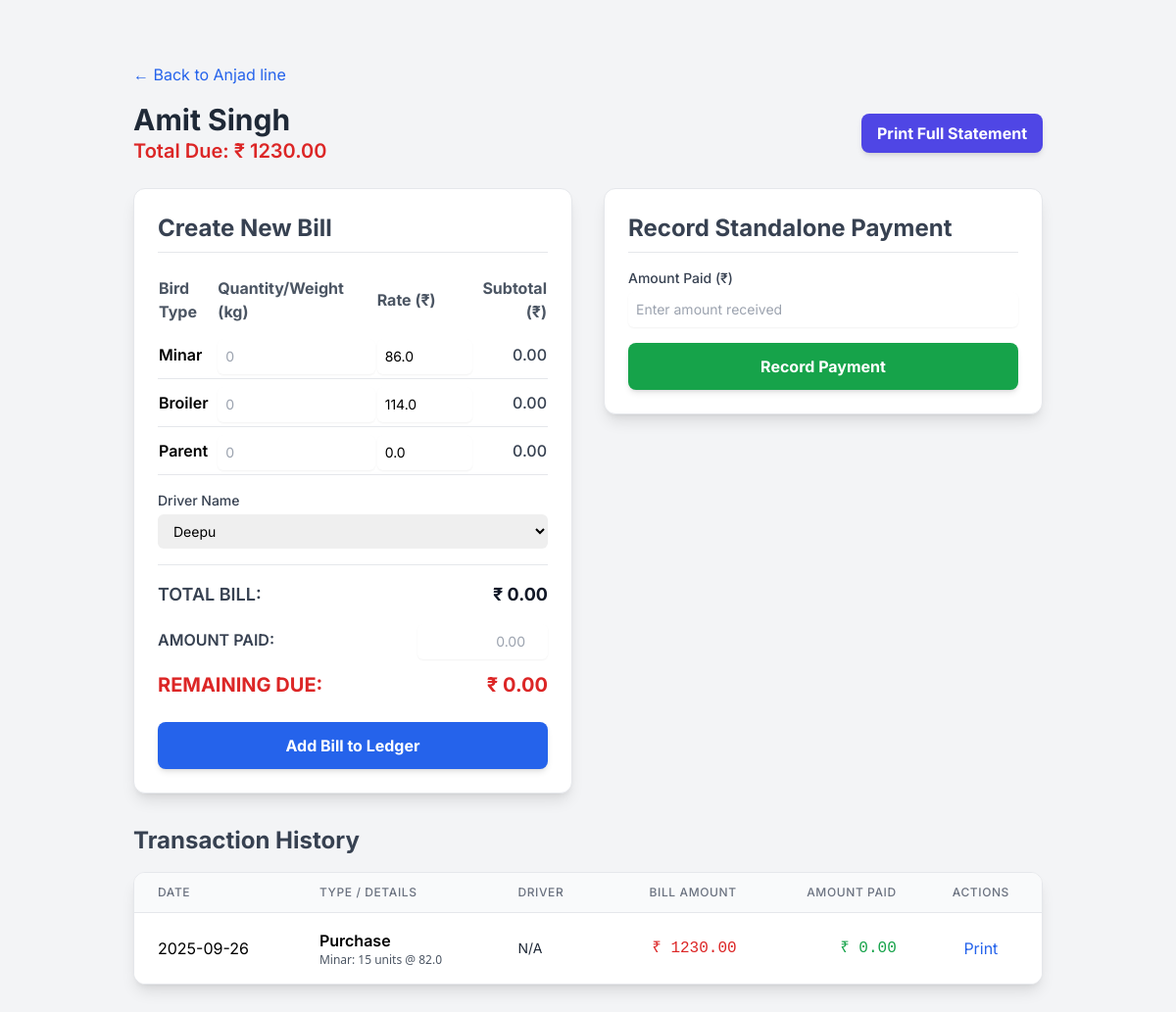
Page /trader/3 on the earlier database version.
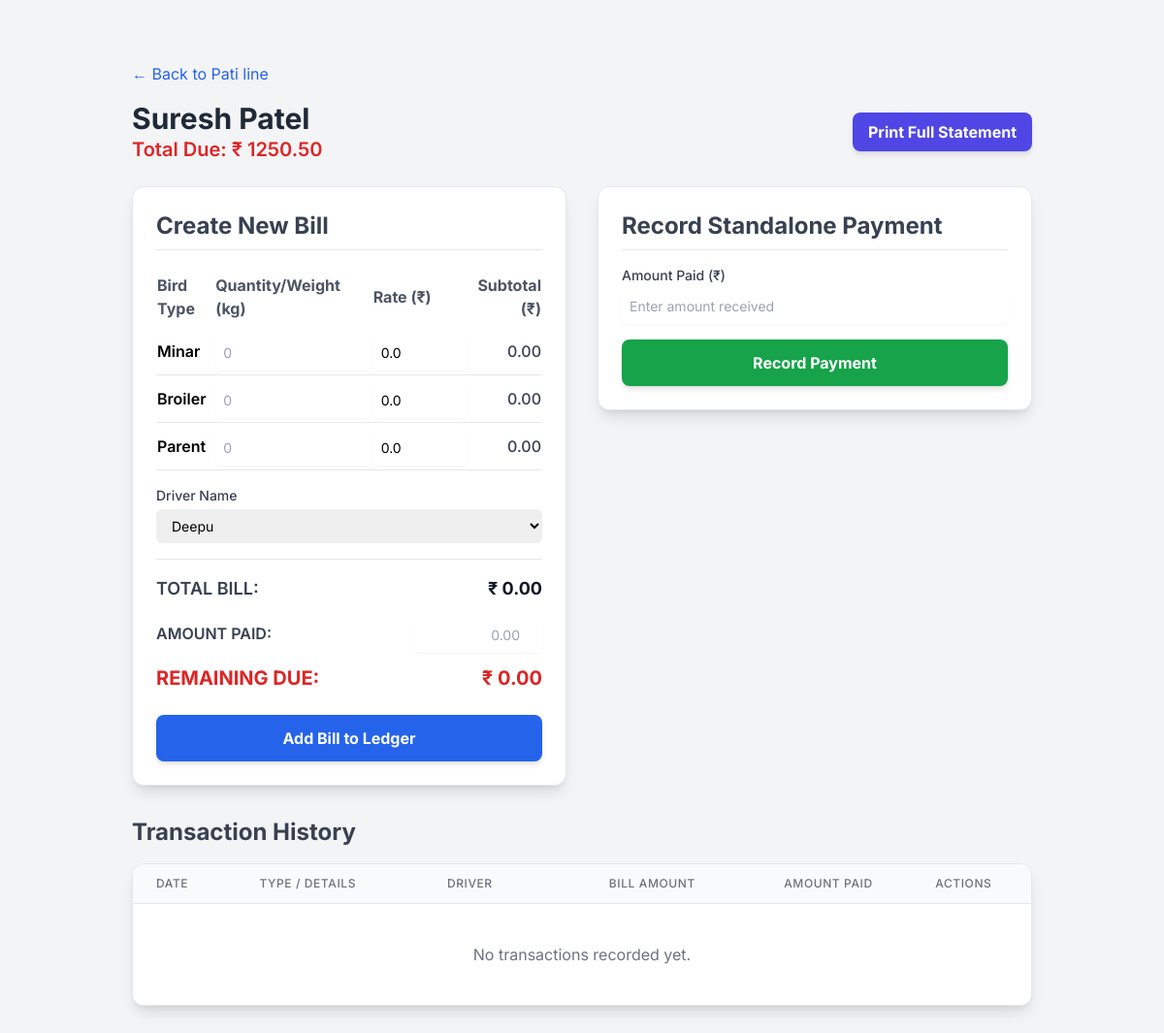
Same page on the later database version.
### tables this page shows
CREATE TABLE traders (
    id INTEGER PRIMARY KEY AUTOINCREMENT,
    name TEXT NOT NULL,
    line TEXT NOT NULL,
    total_debt REAL NOT NULL DEFAULT 0.0
);

CREATE TABLE daily_rates (
    id INTEGER PRIMARY KEY AUTOINCREMENT,
    date TEXT NOT NULL,
    line TEXT NOT NULL,
    bird_type TEXT NOT NULL,
    rate REAL NOT NULL
);

CREATE TABLE transactions (
    id INTEGER PRIMARY KEY AUTOINCREMENT,
    trader_id INTEGER,
    type TEXT NOT NULL, -- 'Purchase' or 'Payment'
    date TEXT NOT NULL,
    details TEXT,
    driver_name TEXT, -- This is the new column
    total_amount REAL,
    amount_paid REAL,
    FOREIGN KEY (trader_id) REFERENCES traders (id)
);

### app.py (the view)
@app.route('/trader/<int:trader_id>')
def view_trader(trader_id):
    db = get_db()
    selected_trader = db.execute('SELECT * FROM traders WHERE id = ?', (trader_id,)).fetchone()
    if not selected_trader:
        flash(f"Trader with ID {trader_id} not found.", 'error')
        return redirect(url_for('home'))
    today_str = date.today().isoformat()
    rates_from_db = db.execute('SELECT bird_type, rate FROM daily_rates WHERE date = ? AND line = ?', (today_str, selected_trader['line'])).fetchall()
    current_rates = {r['bird_type']: r['rate'] for r in rates_from_db}
    trader_transactions = db.execute('SELECT * FROM transactions WHERE trader_id = ? ORDER BY date DESC, id DESC', (trader_id,)).fetchall()
    return render_template('trader_ledger.html', trader=selected_trader, transactions=trader_transactions, rates=current_rates, drivers=drivers)

### app.py (called while the page is built)
def get_db():
    if 'db' not in g:
        g.db = sqlite3.connect(DATABASE)
        g.db.row_factory = sqlite3.Row
    return g.db

### templates/trader_ledger.html (shortened to what the changed rows need)
{% extends "layout.html" %}
{% block content %}
<div class="container mx-auto p-4 sm:p-6 lg:p-8">
    <a href="{{ url_for('view_line', line_name=trader.line) }}" class="text-blue-600 hover:text-blue-800 transition duration-300">&larr; Back to {{ trader.line }} line</a>
    <div class="flex justify-between items-center mt-4 mb-6">
        <div>
            <h1 class="text-3xl font-bold text-gray-800">{{ trader.name }}</h1>
            <p class="text-xl font-semibold {% if trader.total_debt > 0 %}text-red-600{% elif trader.total_debt < 0 %}text-green-600{% else %}text-gray-600{% endif %}">
                Total Due: ₹ {{ "%.2f"|format(trader.total_debt) }}
            </p>
        </div>
        <a href="{{ url_for('print_statement', trader_id=trader.id) }}" target="_blank" class="bg-indigo-600 text-white font-bold py-2 px-4 rounded-lg hover:bg-indigo-700 transition duration-300 shadow-md">
        </a>
    </div>
    <div class="grid grid-cols-1 md:grid-cols-2 gap-8 mb-8">
        <div class="bg-white p-6 rounded-xl shadow-lg border border-gray-200">
            <h2 class="text-2xl font-bold mb-4 text-gray-700 border-b pb-2">Create New Bill</h2>
            <form id="billing-form" action="{{ url_for('add_bill', trader_id=trader.id) }}" method="POST">
                <table class="w-full mb-4">
                    <thead>
                        <tr class="text-left text-gray-600">
                            <th class="py-2">Bird Type</th>
                            <th class="py-2">Quantity/Weight (kg)</th>
                            <th class="py-2">Rate (₹)</th>
                            <th class="py-2 text-right">Subtotal (₹)</th>
                        </tr>
                    </thead>
                    <tbody>
                        {% for bird in ['Minar', 'Broiler', 'Parent'] %}
                        <tr class="border-b">
                            <td class="py-3 font-semibold">{{ bird }}</td>
                            <td><input type="number" step="0.01" name="{{ bird.lower() }}_qty" class="qty-input mt-1 block w-full rounded-md border-gray-300 shadow-sm focus:border-indigo-500 focus:ring-indigo-500 sm:text-sm p-2" placeholder="0"></td>
                            <td><input type="number" step="0.01" name="{{ bird.lower() }}_rate" value="{{ rates.get(bird, 0.0) }}" class="rate-input mt-1 block w-full rounded-md border-gray-300 shadow-sm focus:border-indigo-500 focus:ring-indigo-500 sm:text-sm p-2"></td>
                            <td class="subtotal text-right font-medium text-gray-700">0.00</td>
                        </tr>
                        {% endfor %}
                    </tbody>
                </table>
            </form>
        </div>
        <div class="bg-white p-6 rounded-xl shadow-lg border border-gray-200 h-fit">
            <h2 class="text-2xl font-bold mb-4 text-gray-700 border-b pb-2">Record Standalone Payment</h2>
        </div>
    </div>
    <div>
        <h2 class="text-2xl font-bold mb-4 text-gray-700">Transaction History</h2>
        <div class="bg-white shadow-lg rounded-xl border border-gray-200 overflow-hidden">
            <table class="min-w-full divide-y divide-gray-200">
                <thead class="bg-gray-50">
                    <tr>
                        <th class="px-6 py-3 text-left text-xs font-medium text-gray-500 uppercase tracking-wider">Date</th>
                        <th class="px-6 py-3 text-left text-xs font-medium text-gray-500 uppercase tracking-wider">Type / Details</th>
                        <th class="px-6 py-3 text-left text-xs font-medium text-gray-500 uppercase tracking-wider">Driver</th>
                        <th class="px-6 py-3 text-right text-xs font-medium text-gray-500 uppercase tracking-wider">Bill Amount</th>
                        <th class="px-6 py-3 text-right text-xs font-medium text-gray-500 uppercase tracking-wider">Amount Paid</th>
                        <th class="px-6 py-3 text-center text-xs font-medium text-gray-500 uppercase tracking-wider">Actions</th>
                    </tr>
                </thead>
                <tbody class="bg-white divide-y divide-gray-200">
                    {% for tx in transactions %}
                    <tr>
                        <td class="px-6 py-4 whitespace-nowrap">{{ tx.date }}</td>
                        <td class="px-6 py-4">
                            <span class="font-semibold">{{ tx.type }}</span>
                            {% if tx.details %}
                                <pre class="text-xs text-gray-600 font-sans">{{ tx.details }}</pre>
                            {% endif %}
                        </td>
                        <td class="px-6 py-4 whitespace-nowrap text-sm text-gray-800">{{ tx.driver_name or 'N/A' }}</td>
                        <td class="px-6 py-4 whitespace-nowrap text-right font-mono {% if tx.type == 'Purchase' %}text-red-600{% endif %}">
                            {% if tx.total_amount > 0 %}₹ {{ "%.2f"|format(tx.total_amount) }}{% endif %}
                        </td>
                        <td class="px-6 py-4 whitespace-nowrap text-right font-mono text-green-600">
                            ₹ {{ "%.2f"|format(tx.amount_paid) }}
                        </td>
                        <td class="px-6 py-4 whitespace-nowrap text-center">
                            {% if tx.type == 'Purchase' %}
                            <a href="{{ url_for('print_bill', transaction_id=tx.id) }}" target="_blank" class="text-blue-600 hover:text-blue-900">Print</a>
                            {% endif %}
                        </td>
                    </tr>
                    {% else %}
                    <tr>
                        <td colspan="6" class="text-center py-10 text-gray-500">No transactions recorded yet.</td>
                    </tr>
                    {% endfor %}
                </tbody>
            </table>
        </div>
    </div>
</div>
{% endblock %}

Differences in the rows shown:
removed daily_rates: minar_rate "86.0"
removed daily_rates: broiler_rate "114.0"
no longer on this page (row edited): transactions: date "2025-09-26", type "Purchase", details "Minar: 15 units @ 82.0", driver_name "N/A", total_amount "1230.00", amount_paid "0.00"
changed traders: line "Anjad" → "Pati"; name "Amit Singh" → "Suresh Patel"; total_debt "1230.00" → "1250.50"
Other differences:
new list line: "0.0"
text now shown: "No transactions recorded yet."
